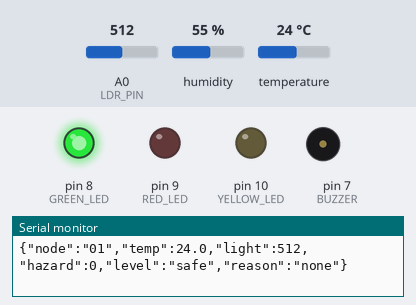
Bench run of a sketch on a simulated Arduino Uno, built with avr-gcc and run on an emulated ATmega328P. Parts: output pins drawn as LEDs (lit = HIGH), buzzer (waves = sounding), the last lines printed to the serial monitor. Inputs (shaded band) come from the test bench; at power-on: temperature 24 °C, A0 (LDR_PIN) = 512, humidity 55 %.

Above: at 2.8 s.
2.9 s: temperature set to 27 °C
At 4.5 s:
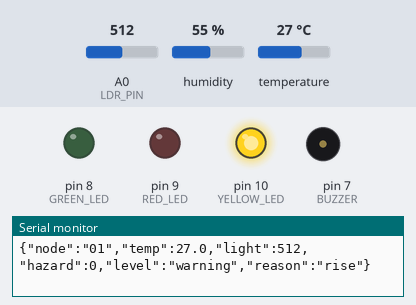
5.6 s: A0 (LDR_PIN) set to 786
8.3 s: A0 (LDR_PIN) set to 818
At 11.1 s:
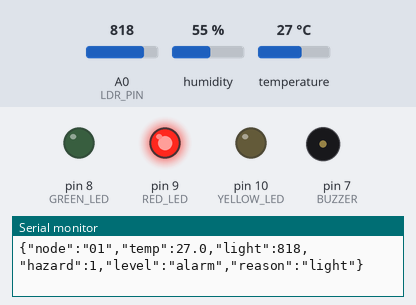
14.3 s: A0 (LDR_PIN) set to 790
At 15.1 s:
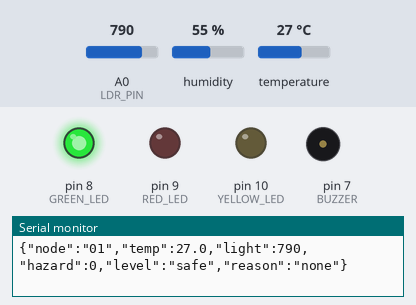
17.0 s: A0 (LDR_PIN) set to 810
At 18.65 s:
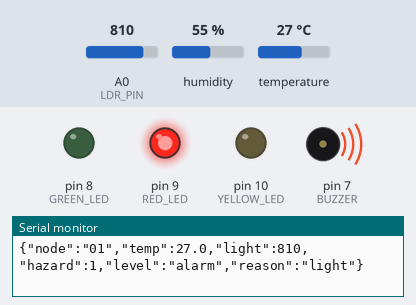
23.0 s: temperature set to 33 °C
26.5 s: temperature set to 36 °C
Timing chart, 0 to 31.1 s (numbered marks = the images above; inputs shaded):
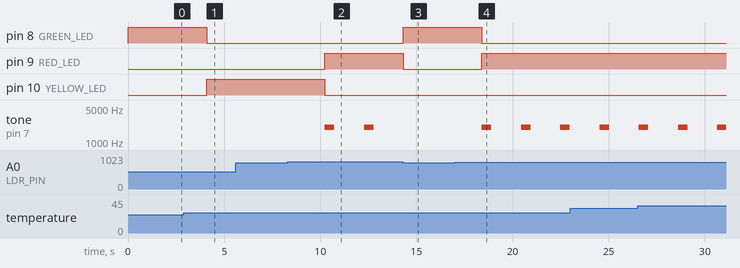

Measured:
- the behaviour switches between 25 and 26 °C on temperature (found by bisection; images 0 and 1)
- the behaviour switches between 799 and 800 on A0 (LDR_PIN) (found by bisection; images 1 and 2)
- after the input at 2.9 s, pin 8 (GREEN_LED): HIGH → LOW after 1.2 s; pin 10 (YELLOW_LED): LOW → HIGH after 1.2 s
- after the input at 8.3 s, pin 9 (RED_LED): LOW → HIGH after 1.9 s; pin 10 (YELLOW_LED): HIGH → LOW after 1.9 s; tone on pin 7 (BUZZER): alternates 2000 Hz for 0.50 s and silent for 1.5 s, starting after 1.9 s
- after the input at 14.3 s, pin 8 (GREEN_LED): LOW → HIGH at once; pin 9 (RED_LED): HIGH → LOW at once; tone on pin 7 (BUZZER): stops changing and stays silent
- after the input at 17.0 s, pin 8 (GREEN_LED): HIGH → LOW after 1.4 s; pin 9 (RED_LED): LOW → HIGH after 1.4 s; tone on pin 7 (BUZZER): alternates 2000 Hz for 0.50 s and silent for 1.5 s, starting after 1.4 s

The sketch:

fire_detector_hardware.ino
```cpp
#include <DHT.h>

// Pins
#define DHTPIN 2
#define DHTTYPE DHT11
#define LDR_PIN A0
#define BUZZER 7
#define GREEN_LED 8
#define RED_LED 9
#define YELLOW_LED 10

// Node name sent in the JSON
const char* NODE_ID = "01";

// Settings: tune these for your room
const float TEMP_LIMIT = 35.0;   // alarm at or above this (°C)
const float TEMP_WARN  = 32.0;   // warning at or above this (°C)
const float RISE_LIMIT = 2.0;    // warning if temp rises this much in ~10 s
const int   LIGHT_LIMIT = 800;   // alarm at or above this (0-1023, higher = brighter)
const int   READ_INTERVAL = 2000; // ms between readings (keep 1000 or more)

// Last 5 temperature readings (5 x 2 s = about 10 s)
const int HISTORY = 5;
float tempHistory[HISTORY];
int historyIndex = 0;
bool historyReady = false;

DHT dht(DHTPIN, DHTTYPE);

void setLights(bool green, bool yellow, bool red) {
  digitalWrite(GREEN_LED, green ? HIGH : LOW);
  digitalWrite(YELLOW_LED, yellow ? HIGH : LOW);
  digitalWrite(RED_LED, red ? HIGH : LOW);
}

void setup() {
  Serial.begin(9600);
  pinMode(GREEN_LED, OUTPUT);
  pinMode(YELLOW_LED, OUTPUT);
  pinMode(RED_LED, OUTPUT);
  pinMode(BUZZER, OUTPUT);
  dht.begin();
}

void loop() {
  float temp = dht.readTemperature();   // Celsius
  int light = analogRead(LDR_PIN);

  // Sensor fault: yellow light, no buzzer, error line
  if (isnan(temp)) {
    setLights(false, true, false);
    noTone(BUZZER);
    Serial.println("{\"error\":\"dht\"}");
    delay(READ_INTERVAL);
    return;
  }

  // Rate of rise: compare with the reading from about 10 s ago
  if (!historyReady) {
    for (int i = 0; i < HISTORY; i++) tempHistory[i] = temp;
    historyReady = true;
  }
  float rise = temp - tempHistory[historyIndex];
  tempHistory[historyIndex] = temp;
  historyIndex = (historyIndex + 1) % HISTORY;

  // Checks
  bool heatAlarm  = (temp >= TEMP_LIMIT);
  bool lightAlarm = (light >= LIGHT_LIMIT);
  bool heatWarn   = (temp >= TEMP_WARN);
  bool riseWarn   = (rise >= RISE_LIMIT);

  // Decide level and reason
  const char* level;
  const char* reason;
  int hazard = 0;

  if (heatAlarm || lightAlarm) {
    level = "alarm";
    hazard = 1;
    if (heatAlarm && lightAlarm) reason = "both";
    else if (heatAlarm)          reason = "heat";
    else                         reason = "light";
  } else if (riseWarn) {
    level = "warning";
    reason = "rise";
  } else if (heatWarn) {
    level = "warning";
    reason = "heat";
  } else {
    level = "safe";
    reason = "none";
  }

  // Lights and buzzer
  if (hazard) {
    setLights(false, false, true);
    tone(BUZZER, 2000, 500);        // half-second beep each reading
  } else if (level[0] == 'w') {
    setLights(false, true, false);
    noTone(BUZZER);
  } else {
    setLights(true, false, false);
    noTone(BUZZER);
  }

  // Send JSON
  Serial.print("{\"node\":\"");
  Serial.print(NODE_ID);
  Serial.print("\",\"temp\":");
  Serial.print(temp, 1);
  Serial.print(",\"light\":");
  Serial.print(light);
  Serial.print(",\"hazard\":");
  Serial.print(hazard);
  Serial.print(",\"level\":\"");
  Serial.print(level);
  Serial.print("\",\"reason\":\"");
  Serial.print(reason);
  Serial.println("\"}");

  delay(READ_INTERVAL);
}
```
